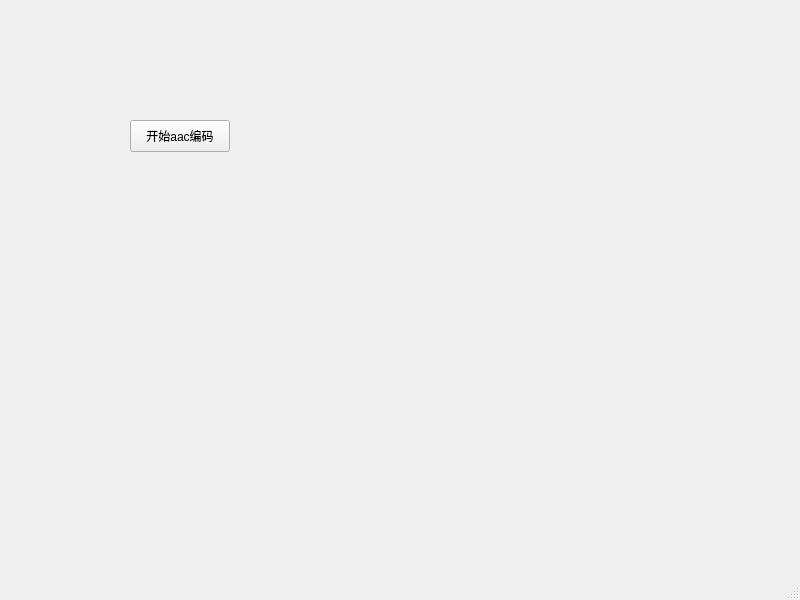
<?xml version="1.0" encoding="UTF-8"?>
<ui version="4.0">
 <class>MainWindow</class>
 <widget class="QMainWindow" name="MainWindow">
  <property name="geometry">
   <rect>
    <x>0</x>
    <y>0</y>
    <width>800</width>
    <height>600</height>
   </rect>
  </property>
  <property name="windowTitle">
   <string>MainWindow</string>
  </property>
  <widget class="QWidget" name="centralwidget">
   <widget class="QPushButton" name="pushButton">
    <property name="geometry">
     <rect>
      <x>130</x>
      <y>120</y>
      <width>100</width>
      <height>32</height>
     </rect>
    </property>
    <property name="text">
     <string>开始aac编码</string>
    </property>
   </widget>
  </widget>
  <widget class="QMenuBar" name="menubar">
   <property name="geometry">
    <rect>
     <x>0</x>
     <y>0</y>
     <width>800</width>
     <height>37</height>
    </rect>
   </property>
  </widget>
  <widget class="QStatusBar" name="statusbar"/>
 </widget>
 <resources/>
 <connections/>
</ui>
